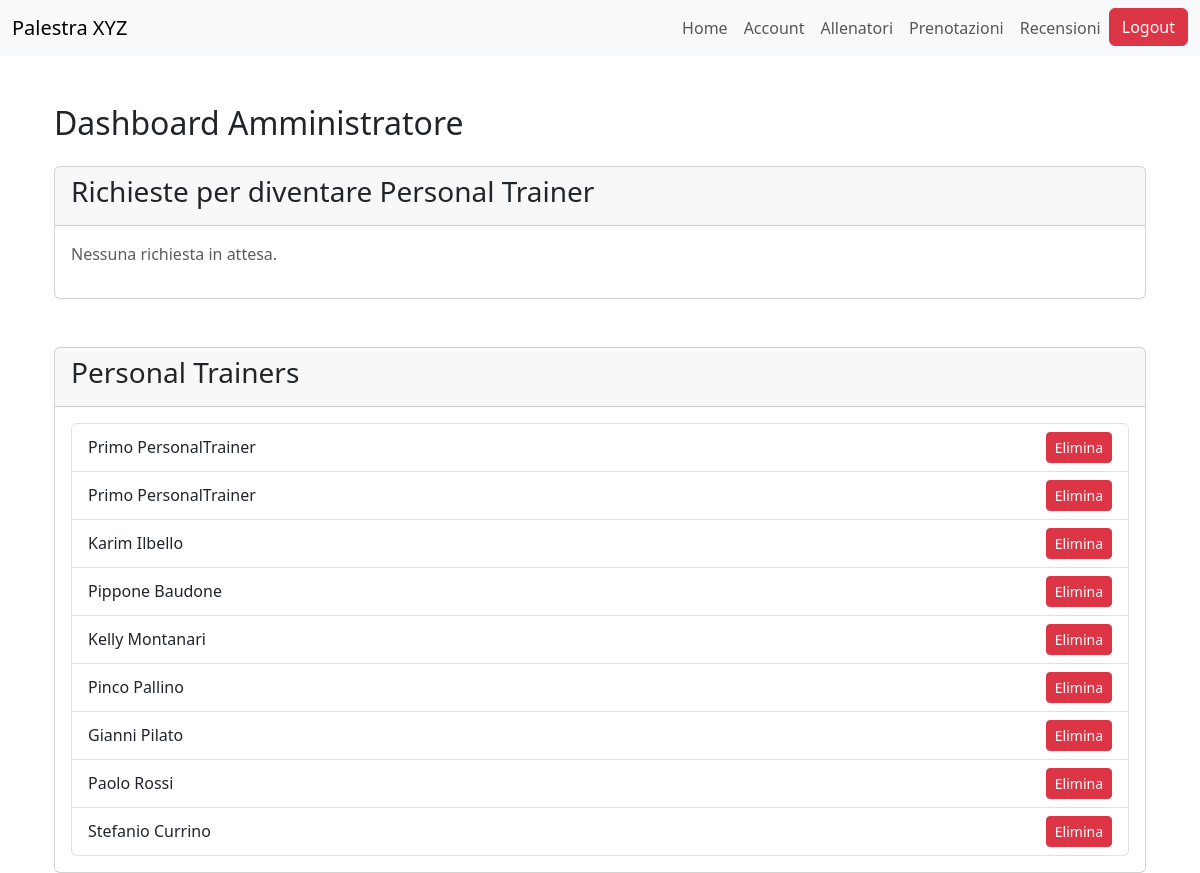
Before: /gestione/ (signed in) with the older database file.
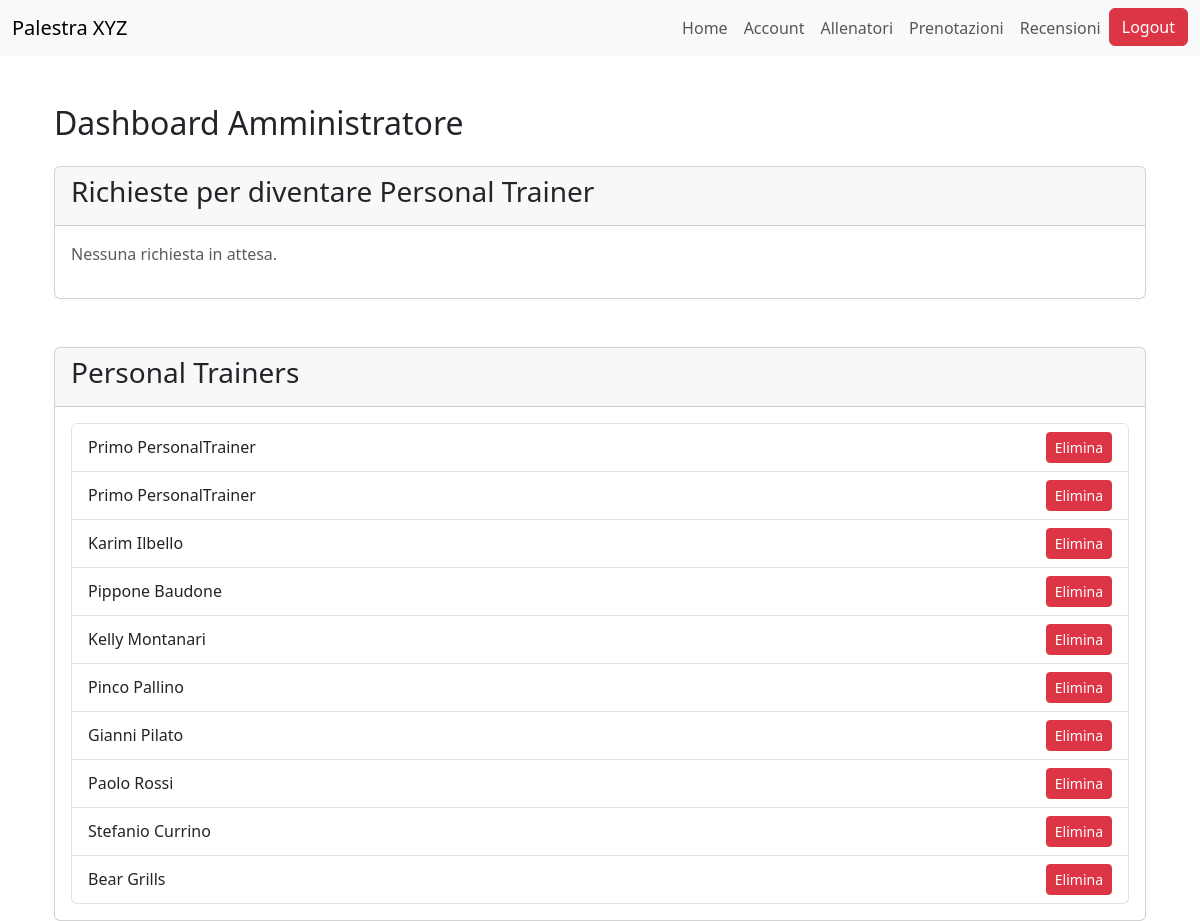
After: the same page with the newer database file.
### trainers/models.py (models this page shows, shortened)
class PersonalTrainer(models.Model):
    user = models.OneToOneField(User, on_delete=models.CASCADE)
    nome = models.CharField(max_length=100)
    cognome = models.CharField(max_length=100)
    data_di_nascita = models.DateField()
    bio = models.TextField(max_length=500)
    SCELTA_PREFERENZE = [
        ("BB", "BodyBuilding"),
        ("PL", "PowerLifting"),
        ("CL", "Calisthenics"),
        ("ST", "StrongMen"),
        ("YG", "Yoga"),
        ("PS", "Pilates"),
        ("AR", "Aerobico")
    ]
    preferenze = models.CharField(max_length=2, choices=SCELTA_PREFERENZE)
    immagine_profilo = models.ImageField(upload_to=foto_profilo_upload_path, blank=True, null=True)
    competenze = models.TextField(max_length=500, default='Nessuna competenza')
    class Meta:
        verbose_name = "Personal Trainer"
        verbose_name_plural = "Personal Trainers"

### gestione/views.py (the view)
# urls.py: path('', dashboard_amministratore, name='dashboard_amministratore'),
@staff_member_required
def dashboard_amministratore(request):
    richieste = RichiestaPersonalTrainer.objects.filter(approvato=False)
    personal_trainers = PersonalTrainer.objects.all()
    return render(request, 'gestione/dashboard_amministratore.html', {
        'richieste': richieste,
        'personal_trainers': personal_trainers
    })

### gestione/templates/gestione/dashboard_amministratore.html
{% extends 'gestione/base.html' %}
{% block content %}
  <div class="container mt-5">
    <h2 class="mb-4">Dashboard Amministratore</h2>
    <div class="card mb-5">
      <div class="card-header">
        <h3>Richieste per diventare Personal Trainer</h3>
      </div>
      <div class="card-body">
        {% if richieste %}
          <ul class="list-group">
            {% for richiesta in richieste %}
              <li class="list-group-item d-flex justify-content-between align-items-center">
                {{ richiesta.nome }} {{ richiesta.cognome }}
                <div>
                  <a href="{% url 'gestione:richiesta_detail' richiesta.pk %}" class="btn btn-primary btn-sm">Dettegli</a>
                </div>
              </li>
            {% endfor %}
          </ul>
        {% else %}
          <p class="text-muted">Nessuna richiesta in attesa.</p>
        {% endif %}
      </div>
    </div>
    <div class="card">
      <div class="card-header">
        <h3>Personal Trainers</h3>
      </div>
      <div class="card-body">
        {% if personal_trainers %}
          <ul class="list-group">
            {% for trainer in personal_trainers %}
              <li class="list-group-item d-flex justify-content-between align-items-center">
                {{ trainer.nome }} {{ trainer.cognome }}
                <a href="{% url 'gestione:elimina_personal_trainer' trainer.pk %}" class="btn btn-danger btn-sm">Elimina</a>
              </li>
            {% endfor %}
          </ul>
        {% else %}
          <p class="text-muted">Nessun Personal Trainer disponibile.</p>
        {% endif %}
      </div>
    </div>
  </div>
{% endblock %}

Changed rows visible on the page:
added PersonalTrainer: nome "Bear", cognome "Grills"
